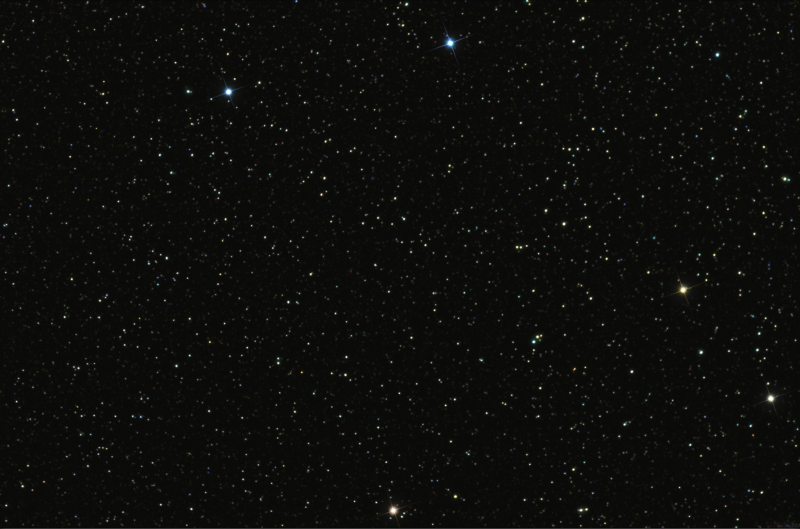
//> input picture cluster_and_count_stars/Resources/StarMap.png, 1600 x 1057 px (shown at 1/2 size)
$ ./cluster_and_count_stars   (built with g++ and OpenCV 4)
//> lines starting //> are read from the running program, lines starting //| are printed output that depends on the picture; after the words box and inside, x2 and y2 are one past the last pixel; in counts of white or black regions, pixels touching at a corner belong together
#include <opencv2/highgui.hpp>
#include <opencv2/imgcodecs.hpp>
#include <opencv2/imgproc.hpp>
#include <iostream>
#include <algorithm>


using namespace cv;
using std::cout;
using namespace std;

Mat image, image_gray, binary_image;
int threshold_value = 204; //optimum threshold
int const max_value = 255;
int const max_binary_value = 255;
const char* window_name = "Threshold and Morphology";
const char* trackbar_value = "Thresh";
const char* first_morp_bar = "Ero-Di"; //Erode-Dilate
const char* second_morp_bar = "Open-Close";
const char* kernel_1 = "Kernel1"; //Unforget 2n+1
const char* kernel_2 = "Kernel2";

int kernel_size_1 = 1;// 2n+1=3 optimum structing element size
int kernel_size_2 = 0;
int morph_operator_1 = 1; // Dilate is perfect solving in this case after thresold
int morph_operator_2 = 0;
int const max_kernel_size = 21;

double distanceCalculate(double x1, double y1, double x2, double y2) {
    double x = x1 - x2;
    double y = y1 - y2;
    double dist;

    dist = pow(x, 2) + pow(y, 2);//calculating Euclidean distance
    dist = sqrt(dist);

    return dist;
}

void Threshold_and_Morphology_Operations(int, void*)
{
    threshold(image_gray, binary_image, threshold_value, max_binary_value, 3);

    /*
    MORPH_ERODE = 0
    MORPH_DILATE = 1
    MORPH_OPEN = 2
    MORPH_CLOSE = 3
   */
    int operation_1 = morph_operator_1;
    int operation_2 = morph_operator_2;
    Mat element_1 = getStructuringElement(0, Size(2 * kernel_size_1 + 1, 2 * kernel_size_1 + 1),
        Point(kernel_size_1, kernel_size_1));
    Mat element_2 = getStructuringElement(0, Size(2 * kernel_size_2 + 1, 2 * kernel_size_2 + 1),
        Point(kernel_size_2, kernel_size_2));

    morphologyEx(binary_image, binary_image, operation_1, element_1);
    morphologyEx(binary_image, binary_image, operation_2, element_2);
    imshow(window_name, binary_image);

}

struct elementDistance // To be used when keeping the distances of the stars from each other
{
    int i, j;
    double distance;
};

bool compareDistances(elementDistance i1, elementDistance i2) // To be used while sorting measured distances
{
    return (i1.distance < i2.distance);
}

bool compareCoordinatesX(Point i1, Point i2) // To be used while sorting coordinates of centers of stars
{
    return i1.x * i1.x + i1.y * i1.y < i2.x* i2.x + i2.y * i2.y;
}


void getCountoursAndClusterStars(Mat imgDil, Mat img)
{
    vector<vector<Point>> contours;
    vector<Vec4i> hiearchy;
    vector<Moments> M(contours.size());
    vector<Point> centers;
    vector<Point> four_stars_after_calculate_distance;

    findContours(imgDil, contours, hiearchy, RETR_EXTERNAL, CHAIN_APPROX_SIMPLE); // find contours on binary image
    drawContours(img, contours, -1, Scalar(255, 0, 255), 2); //draw contours arround stars

    vector<elementDistance> distanceStars;

    for (int i = 0; i < contours.size(); i++) {  // Finded centers of stars
        Moments M = moments(contours[i]);
        Point center(M.m10 / M.m00, M.m01 / M.m00);
        centers.push_back(center);
    }

    centers.erase(unique(centers.begin(), centers.end()), centers.end()); //deleted duplicate values
    sort(centers.begin(), centers.end(), compareCoordinatesX);

    int clustered_counter = 0;
    int unclustered_counter = 0;

    for (int i = 0; i < centers.size(); i++) { // Finded nearest stars index by index
        for (int j = 0; j < centers.size(); j++) {
            if (i != j) {
                double dist = distanceCalculate(centers[i].x, centers[i].y, centers[j].x, centers[j].y); //Calculate distance
                distanceStars.push_back({ i,j,dist });
            }
        }
        sort(distanceStars.begin(), distanceStars.end(), compareDistances); //Sorting distances

        for (int a = 0; a < 3; a++) //Print distance and indexes
        {
            cout << distanceStars[a].i << ", " << distanceStars[a].j
                << ", " << distanceStars[a].distance << "\n" << endl;
        }

        four_stars_after_calculate_distance.push_back(centers[distanceStars[0].i]); // Use top 4 centers of star
        four_stars_after_calculate_distance.push_back(centers[distanceStars[0].j]); // Find coordinates surrounding 4 stars
        four_stars_after_calculate_distance.push_back(centers[distanceStars[1].j]);
        four_stars_after_calculate_distance.push_back(centers[distanceStars[2].j]);

        sort(four_stars_after_calculate_distance.begin(), four_stars_after_calculate_distance.end(), compareCoordinatesX);

        auto x1 = min(min(four_stars_after_calculate_distance[0].x, four_stars_after_calculate_distance[1].x),
                    min(four_stars_after_calculate_distance[2].x, four_stars_after_calculate_distance[3].x));//top-left pt. is the leftmost of the 4 points
        auto x2 = max(max(four_stars_after_calculate_distance[0].x, four_stars_after_calculate_distance[1].x),
                    max(four_stars_after_calculate_distance[2].x, four_stars_after_calculate_distance[3].x));//bottom-right pt. is the rightmost of the 4 points
        auto y1 = min(min(four_stars_after_calculate_distance[0].y, four_stars_after_calculate_distance[1].y),
                    min(four_stars_after_calculate_distance[2].y, four_stars_after_calculate_distance[3].y));//top-left pt. is the uppermost of the 4 points
        auto y2 = max(max(four_stars_after_calculate_distance[0].y, four_stars_after_calculate_distance[1].y),
                    max(four_stars_after_calculate_distance[2].y, four_stars_after_calculate_distance[3].y));//bottom-right pt. is the lowermost of the 4 points

        rectangle(img, Point(x1 - 5, y1 - 5), Point(x2 + 5, y2 + 5), Scalar(0, 22, 242)); // draw rect that surrounding 4 stars
        clustered_counter += 1;

        //Delete used coordinates of center
        Point first_coordinate = centers[distanceStars[0].i];
        Point second_coordinate = centers[distanceStars[0].j];
        Point third_coordinate = centers[distanceStars[1].j];
        Point fourth_coordinate = centers[distanceStars[2].j];


        centers.erase(std::find(centers.begin(), centers.end(), first_coordinate));
        centers.erase(std::find(centers.begin(), centers.end(), second_coordinate));
        centers.erase(std::find(centers.begin(), centers.end(), third_coordinate));
        centers.erase(std::find(centers.begin(), centers.end(), fourth_coordinate));


        distanceStars.clear();
        four_stars_after_calculate_distance.clear();

        i = 0;
        if (centers.size() < 4) { // Draw circle on unclustered stars
            vector<Point> remaining_elements;
            for (int z = 0; z < centers.size(); z++) {
                circle(img, centers[z], 5, Scalar(0, 255, 0), 2);
                unclustered_counter += 1;
            }
        }
    }
    cout << "clustered star count:  " << clustered_counter << endl;
    rectangle(img, Point(45, 26), Point(500, 95), Scalar(0, 0, 255), FILLED);
    putText(img, "clustered star count: " + to_string(clustered_counter), Point(50, 50),
        FONT_HERSHEY_SIMPLEX, 1, Scalar(255, 255, 255), 2);
    putText(img, "unclustered star count: " + to_string(unclustered_counter), Point(50, 90),
        FONT_HERSHEY_SIMPLEX, 1, Scalar(255, 255, 255), 2);
    imshow("Clustered Stars", img);
    waitKey();
}


int main(int argc, char** argv)
{
    image = imread("Resources/StarMap.png"); // Load an image
//> image is the input picture: 1057 rows x 1600 cols, CV_8UC3; mean B, G, R 11, 13.2, 13
    resize(image, image, Size(), 0.70, 0.70);
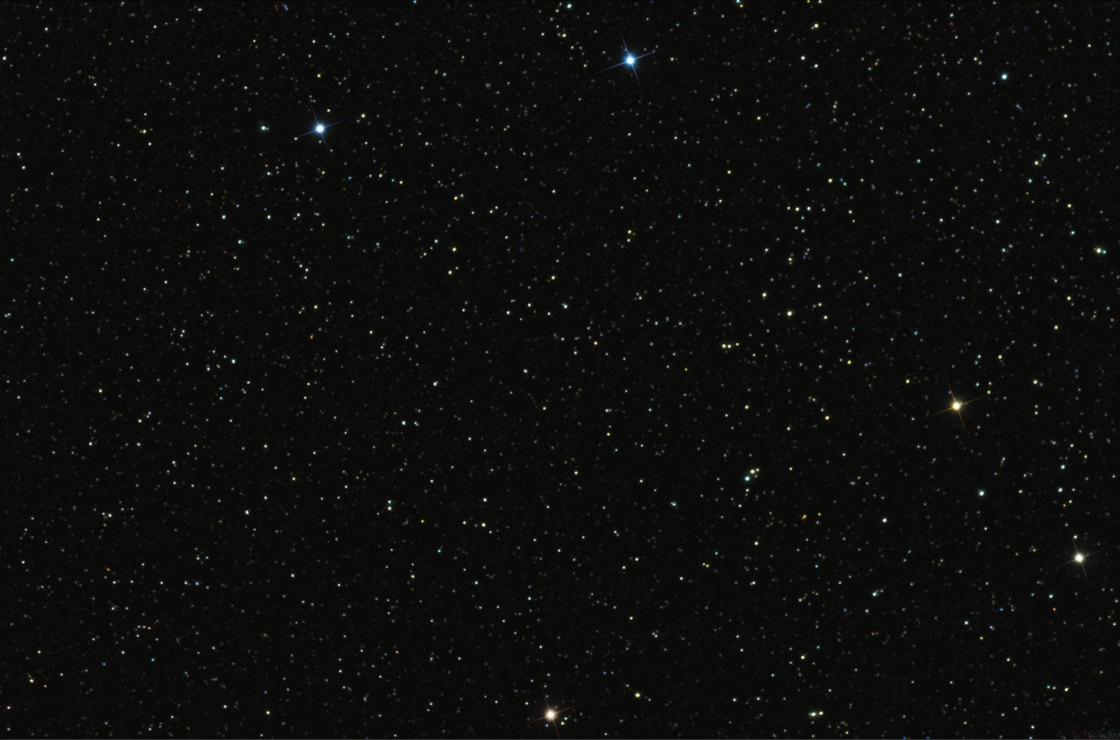
//> image: 740 rows x 1120 cols, CV_8UC3; mean B, G, R 11, 13.1, 13
    cvtColor(image, image_gray, COLOR_BGR2GRAY); // Convert the image to Gray
    namedWindow(window_name, WINDOW_AUTOSIZE); // Create a window to display results

    createTrackbar(trackbar_value,
        window_name, &threshold_value,
        max_value, Threshold_and_Morphology_Operations); // Create a Trackbar to choose binary image
    createTrackbar(first_morp_bar,
        window_name, &morph_operator_1, 1, Threshold_and_Morphology_Operations);
    createTrackbar(kernel_1, window_name,
        &kernel_size_1, max_kernel_size,
        Threshold_and_Morphology_Operations);
    createTrackbar(second_morp_bar,
        window_name, &morph_operator_2, 1, Threshold_and_Morphology_Operations);
    createTrackbar(kernel_2, window_name,
        &kernel_size_2, max_kernel_size,
        Threshold_and_Morphology_Operations); // Trackbar can be turned off. Optimum values comes default.

    Threshold_and_Morphology_Operations(0, 0);
//> in Threshold_and_Morphology_Operations, `morphologyEx(binary_image, binary_image, operation_1, element_1);`:
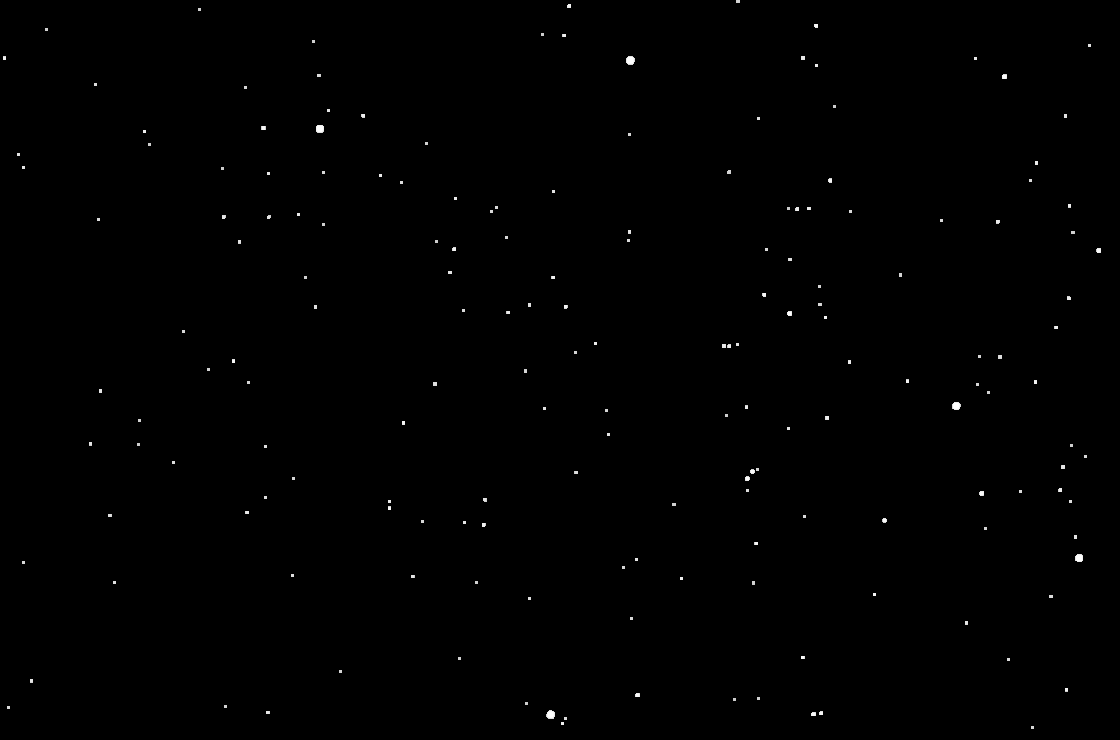
//> binary_image: 740 rows x 1120 cols, CV_8UC1; min 0, max 255, mean 0.6
    waitKey();

    //imshow("Binary image which will use", binary_image);
    //waitKey();

    getCountoursAndClusterStars(binary_image, image);
//> in getCountoursAndClusterStars, `findContours(imgDil, contours, hiearchy, RETR_EXTERNAL, CHAIN_APPROX_S..`: contours = 177 contours, 172 with area under 20; largest, box (x1, y1, x2, y2) and area: (626, 56, 635, 65) 55, (546, 710, 555, 719) 52, (952, 402, 961, 410) 48, (316, 125, 324, 133) 47, (1075, 554, 1083, 562) 44; hiearchy = 177 items, first 8: [1, -1, -1, -1], [2, 0, -1, -1], [3, 1, -1, -1], [4, 2, -1, -1], [5, 3, -1, -1], [6, 4, -1, -1], [7, 5, -1, -1], [8, 6, -1, -1]
//> in getCountoursAndClusterStars, `drawContours(img, contours, -1, Scalar(255, 0, 255), 2);`:
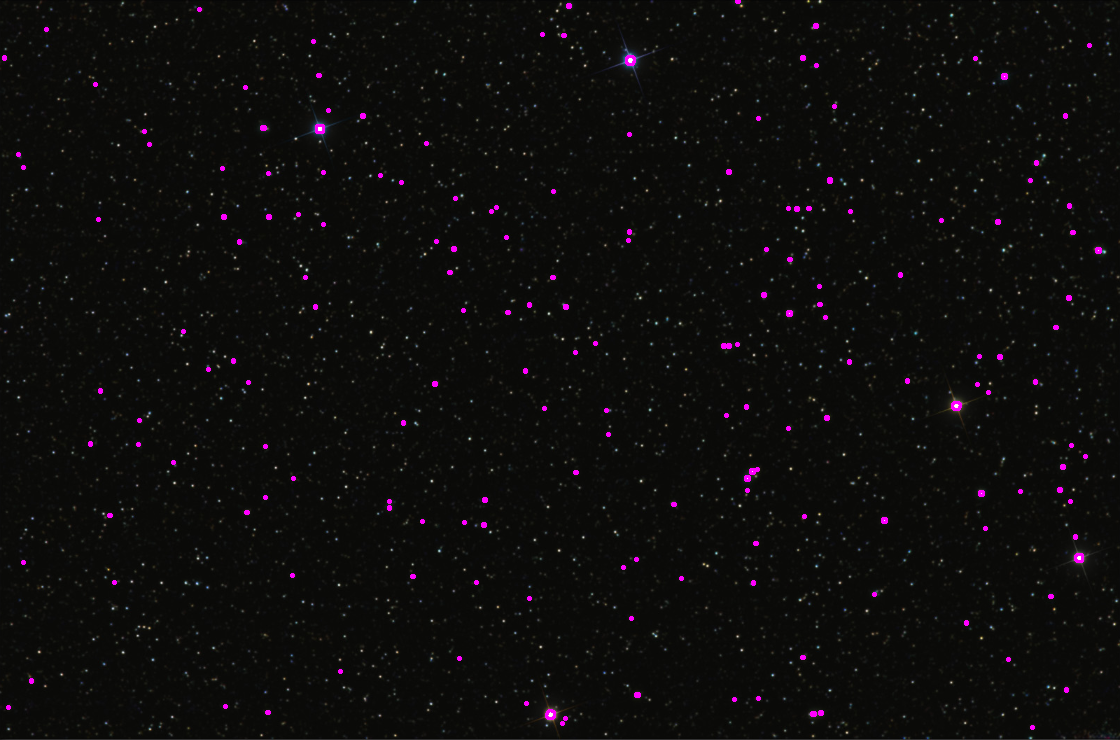
//> img: 740 rows x 1120 cols, CV_8UC3; 0.57% of pixels changed, all inside (x1, y1, x2, y2) = (2, 0, 1102, 730)
//> the loop in getCountoursAndClusterStars, `for (int i = 0; i < contours.size(); i++)` made 177 passes
//> center on passes 1 to 3: Point(1032, 727), Point(562, 723), Point(565, 718)
//> after the loop in getCountoursAndClusterStars, `for (int i = 0; i < contours.size(); i++)`: centers = 177 Points (x, y), first 12: [1032, 727], [562, 723], [565, 718], [813, 713], [820, 712], [267, 712], [550, 714], [8, 707], [225, 706], [526, 703], [734, 699], [758, 698]
//> in getCountoursAndClusterStars, `sort(centers.begin(), centers.end(), compareCoordinatesX);`: centers = 177 Points (x, y), first 12: [46, 29], [4, 57], [95, 84], [18, 154], [23, 167], [144, 131], [199, 9], [149, 144], [98, 219], [245, 87], [222, 168], [263, 127]
//> the loop in getCountoursAndClusterStars, `for (int i = 0; i < centers.size(); i++)` made 44 passes
//> (x1, x2, y1, y2, first_coordinate, second_coordinate, third_coordinate, fourth_coordinate) on pass 44: (1008, 1066, 596, 727, Point(1008, 659), Point(1066, 689), Point(1032, 727), Point(1050, 596))
//> (x1, x2, y1, y2, first_coordinate, second_coordinate, third_coordinate, fourth_coordinate) on passes 1, 2, 3, 5, 6, 7: (4, 95, 29, 154, Point(46, 29), Point(4, 57), Point(95, 84), Point(18, 154)), (98, 222, 131, 219, Point(144, 131), Point(149, 144), Point(222, 168), Point(98, 219)), (199, 313, 9, 127, Point(199, 9), Point(245, 87), Point(313, 41), Point(263, 127)), (318, 362, 75, 128, Point(318, 75), Point(328, 110), Point(319, 128), Point(362, 115)), (298, 380, 172, 224, Point(323, 172), Point(298, 214), Point(323, 224), Point(380, 175)), (183, 248, 331, 382, Point(183, 331), Point(208, 369), Point(233, 360), Point(248, 382))
//> after the loop in getCountoursAndClusterStars, `for (int i = 0; i < centers.size(); i++)`:
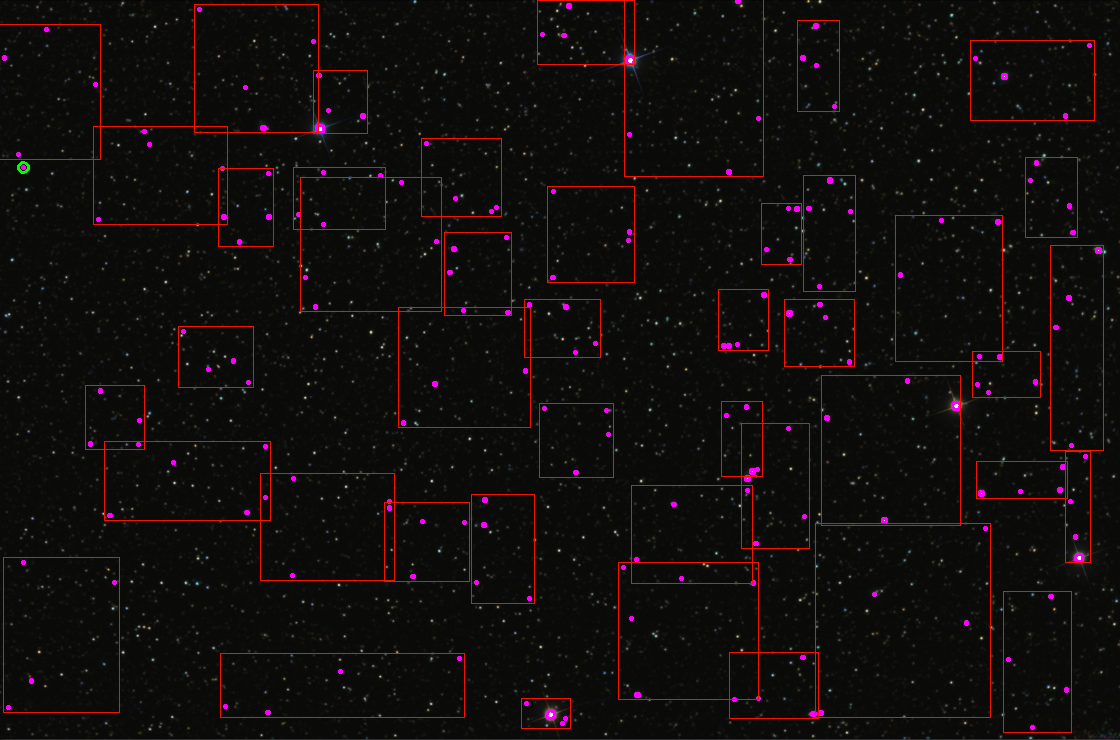
//> img: 740 rows x 1120 cols, CV_8UC3; 1.99% of pixels changed, all inside (x1, y1, x2, y2) = (0, 0, 1104, 733)
//> after the loop in getCountoursAndClusterStars, `for (int i = 0; i < centers.size(); i++)`: clustered_counter = 44; unclustered_counter = 1
//| clustered star count:  44
//> in getCountoursAndClusterStars, `putText(img, "unclustered star count: " + to_string(unclustered_counte..`:
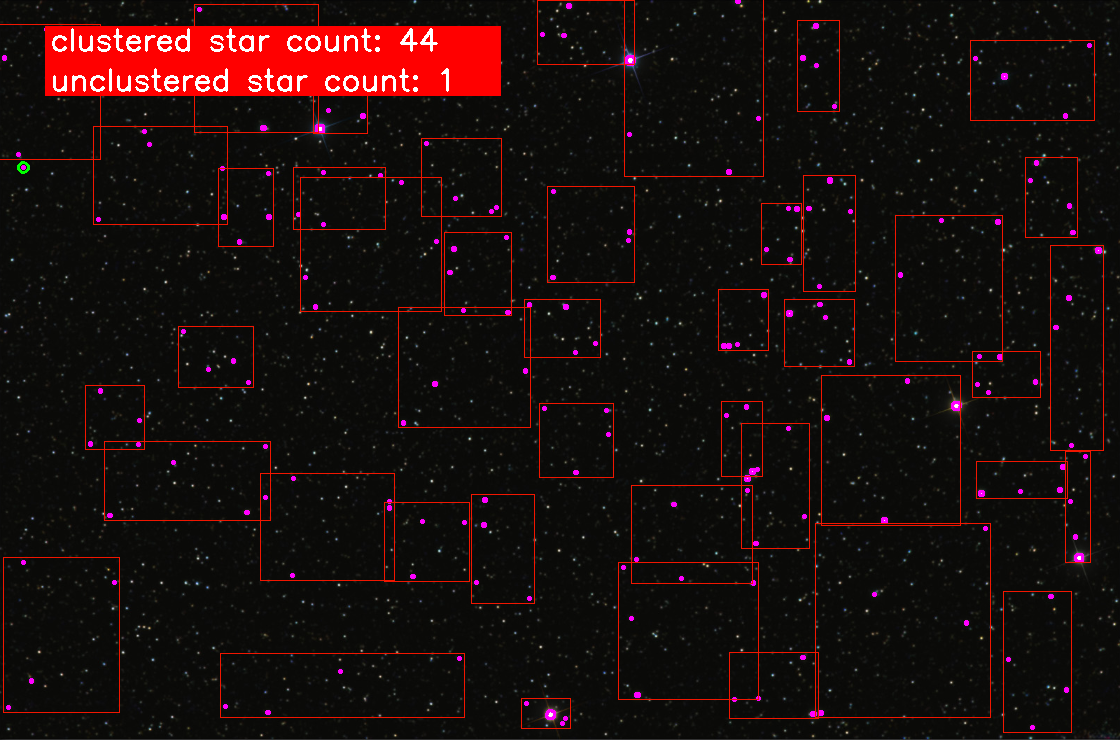
//> img: 740 rows x 1120 cols, CV_8UC3; mean B, G, R 12.7, 13.8, 27.6


    return 0;
}
